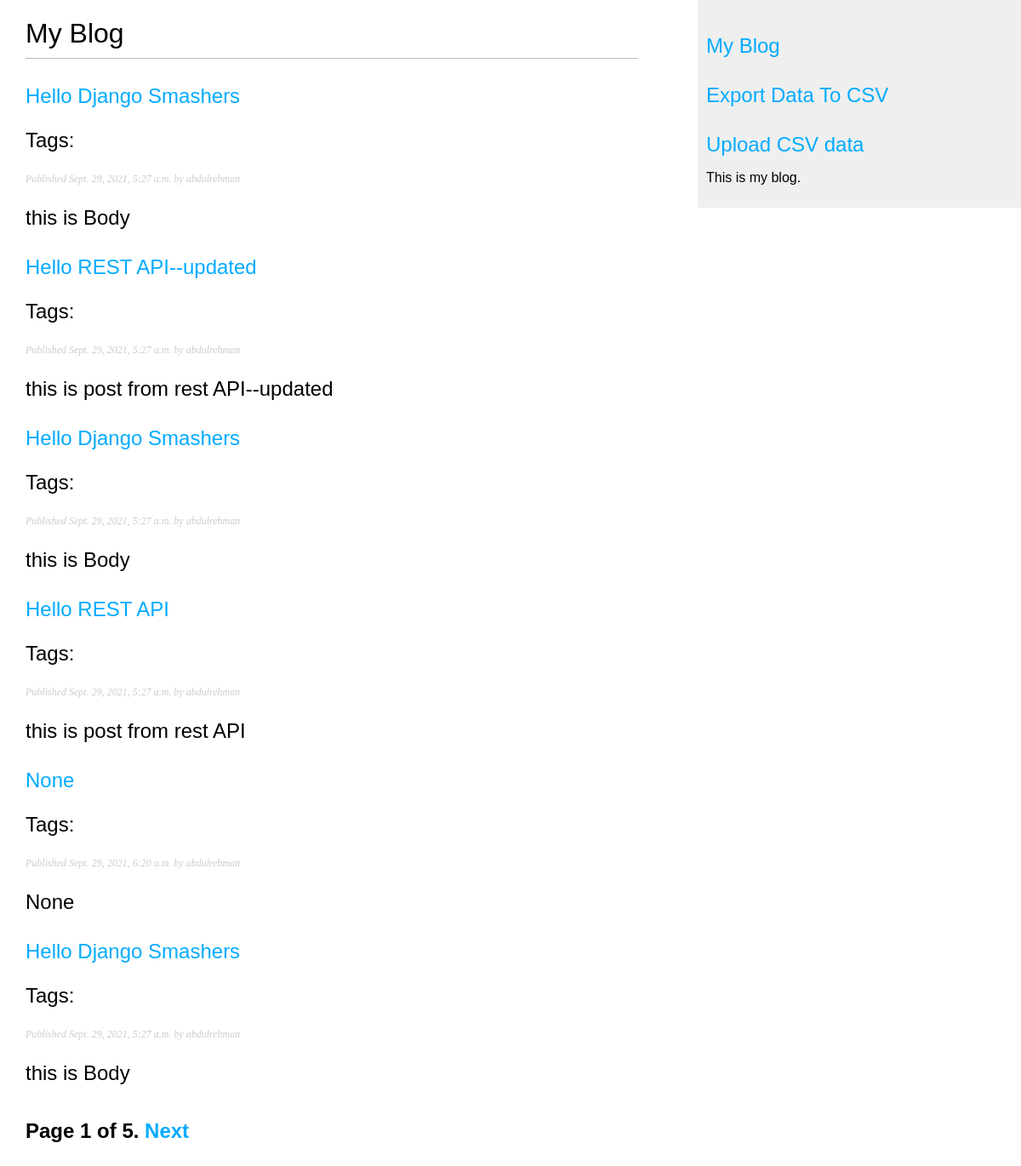
Screenshot of /blog/ with the database file from the repository.
### api/models.py (models this page shows, shortened)
class Post(models.Model):
    STATUS_CHOICES = (
        ('draft', 'Draft'),
        ('published', 'Published'),
    )
    title = models.CharField(max_length=200, blank=True, null=True)
    body = models.CharField(max_length=200, blank=True, null=True)
    author = models.ForeignKey(User, on_delete=models.CASCADE, related_name='post_author')
    slug = models.CharField(max_length=200, blank=True, null=True)
    publish = models.DateTimeField(default=timezone.now)
    created = models.DateTimeField(auto_now_add=True)
    updated = models.DateTimeField(auto_now=True)
    status = models.CharField(max_length=10, choices=STATUS_CHOICES, default='draft')

### blog/views.py (the view)
# urls.py: path('', views.post_list, name='post_list'),
def post_list(request, tag_slug=None):
    object_list = Post.objects.all()
    tag = None
    if tag_slug:
        tag = get_object_or_404(Tag, slug=tag_slug)
        object_list = object_list.filter(tags__in=[tag])
    paginator = Paginator(object_list, 6) # 3 posts in each page
    page = request.GET.get('page')
    try:
        posts = paginator.page(page)
    except PageNotAnInteger:
        posts = paginator.page(1)
    except EmptyPage:
        posts = paginator.page(paginator.num_pages)
    return render(request, 'blog/post/list.html', {'page':page, 'posts': posts, 'tag':tag})

### blog/templates/blog/post/list.html (shortened to what this page needs)
{% extends "blog/base.html" %}
{% block content %}
 <h1>My Blog</h1>
 {% for post in posts %}
 <h2>
 <a href="{{ post.get_absolute_url }}">
 {{ post.title }}
 </a>
 <p class="tags">Tags:
 </p>
 <p class="date">
 Published {{ post.publish }} by {{ post.author }}
 </p>
 {{ post.body|truncatewords:30|linebreaks }}
 {% endfor %}
 {% include "pagination.html" with page=posts %}
{% endblock %}

### blog/static/blog.css (style rules this page uses)
body { margin:0; padding:0; font-family:helvetica, sans-serif; }
a { color:#00abff; text-decoration:none; }
h1 { font-weight:normal; border-bottom:1px solid #bbb; padding:0 0 10px 0; }
h2 { font-weight:normal; margin:30px 0 0; }
p.date { color:#ccc; font-family: georgia, serif; font-size: 12px; font-style: italic; }

### rows the page displays
Post: title "Hello Django Smashers", publish "Sept. 29, 2021, 5:27 a.m.", author "abdulrehman", body "this is Body"
Post: title "Hello REST API--updated", publish "Sept. 29, 2021, 5:27 a.m.", author "abdulrehman", body "this is post from rest API--updated"
Post: title "Hello Django Smashers", publish "Sept. 29, 2021, 5:27 a.m.", author "abdulrehman", body "this is Body"
Post: title "Hello REST API", publish "Sept. 29, 2021, 5:27 a.m.", author "abdulrehman", body "this is post from rest API"
Post: title "None", publish "Sept. 29, 2021, 6:20 a.m.", author "abdulrehman", body "None"
Post: title "Hello Django Smashers", publish "Sept. 29, 2021, 5:27 a.m.", author "abdulrehman", body "this is Body"

### other values shown
{{ page.number }} "1"
{{ page.paginator.num_pages }} "5"
